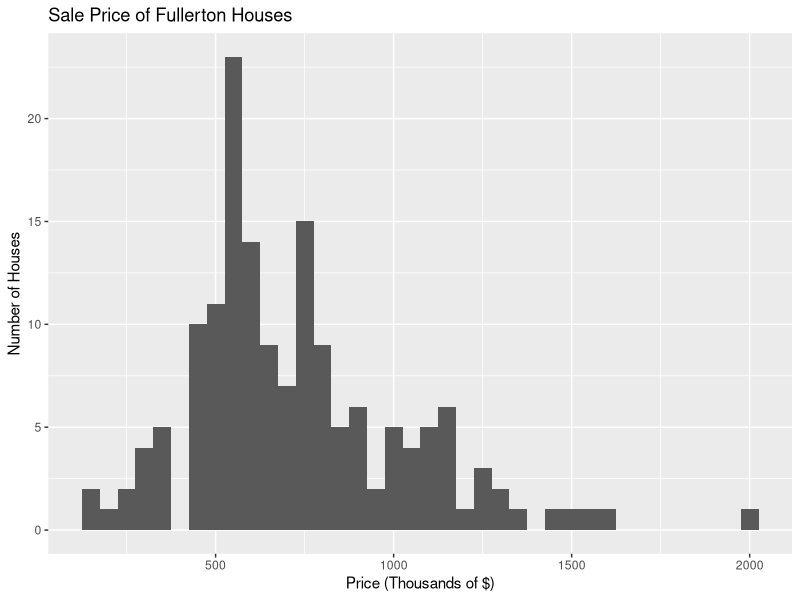
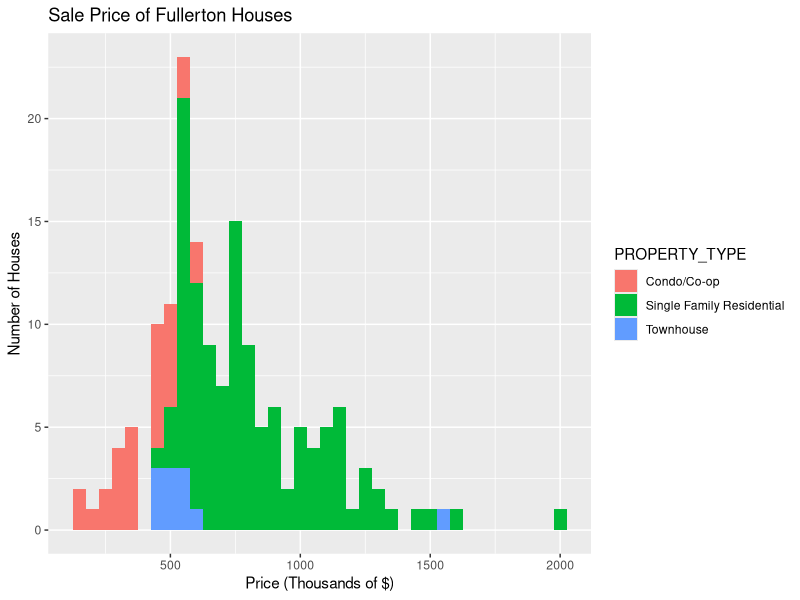
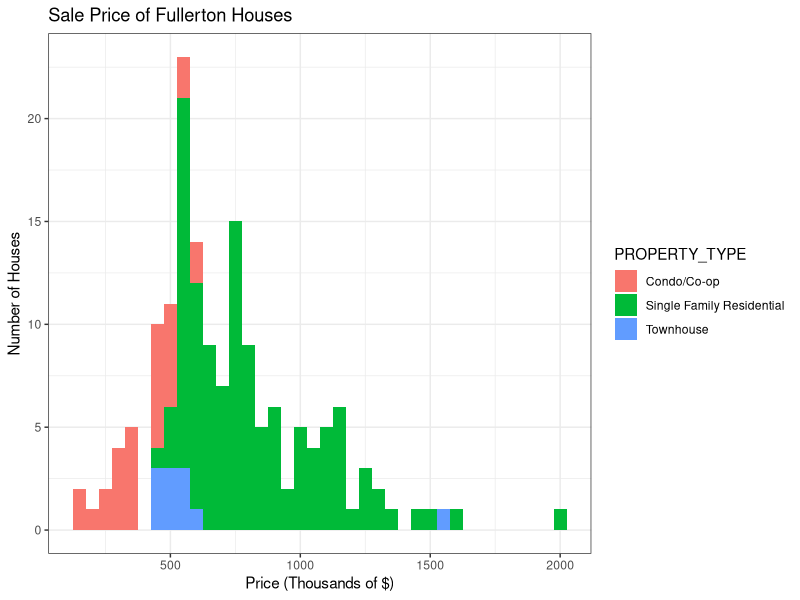
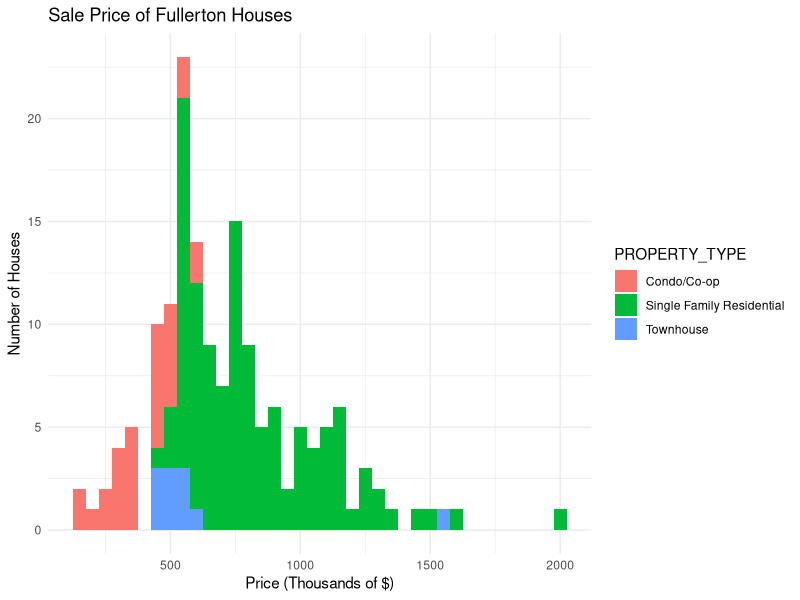
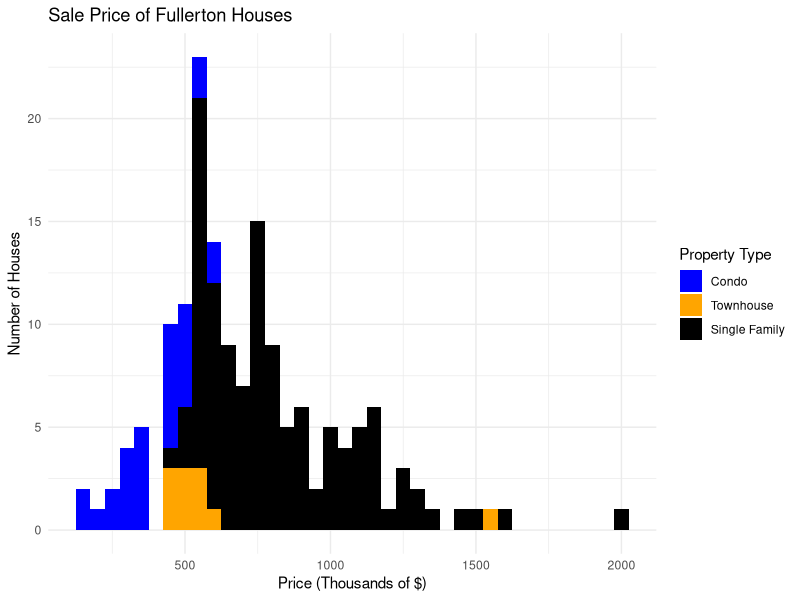
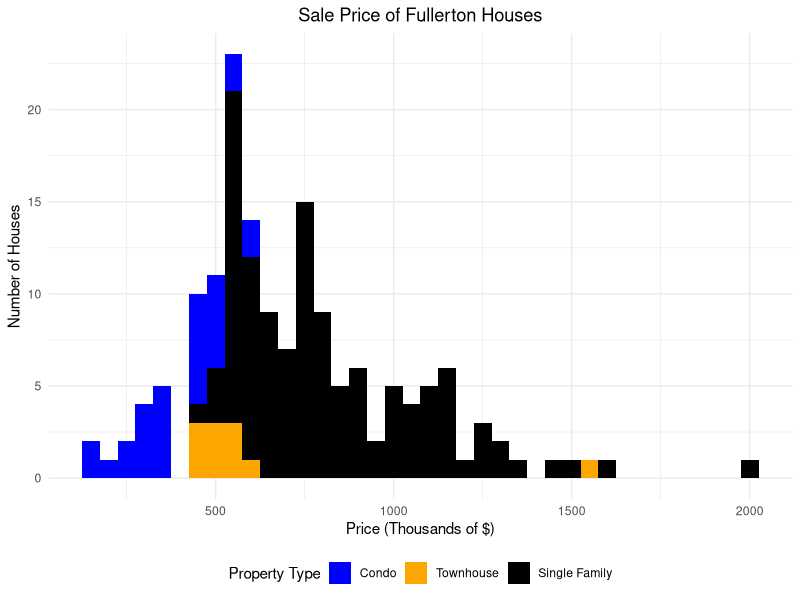
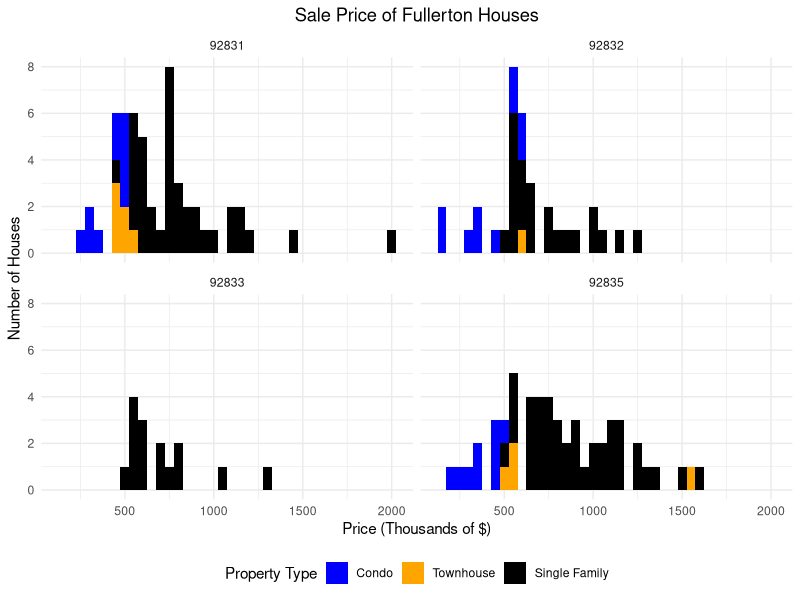
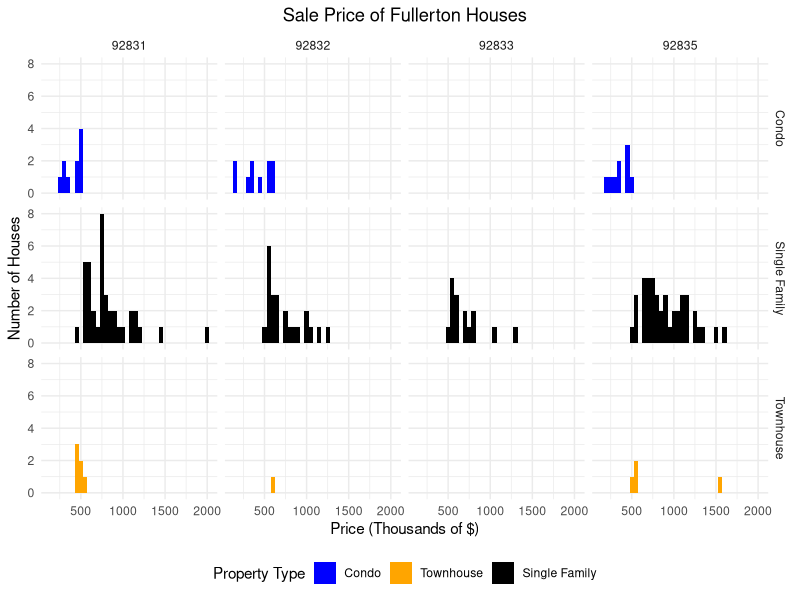

These figures' R source, in order:
####### CCAM R WORKSHOP - OCTOBER 5, 2018 #######
################ R CODE - PART 1 ################

# Slide 10 - R code basics
a <- c(2, 4, 6) # c() concatenates data
b <- sqrt(a)
print(b)

# Slides 15-18 - importing and investigating data
housing=read.csv("FullertonHousing.csv")
library(tidyverse)
View(housing)

# Slides 21-22 - finding things in a data frame
head(housing$PROPERTY_TYPE)
housing[1:4, c(1,3,8,10)]  # rows 1-4, columns 1, 3, 8, and 10
housing$PRICE[1:7]  # rows 1-7, variable PRICE

# Slide 24 - create training and test set
library(caret)
set.seed(1005)
rows.train <- createDataPartition(
  y = housing$PROPERTY_TYPE,  #categorical variable we want to split by
  p = .8,  # 80% of each property type in the training set
  list = FALSE
)

housing.training <- housing[rows.train,]  # rows in the training set
housing.test  <- housing[-rows.train,]  # rows in the test set (everything not in the training set)

# Slides 25-26 - missing data
missing.data <- vapply(housing.training, anyNA, TRUE)  # reports TRUE if any values are missing and FALSE if all values are there
which(missing.data == TRUE)

missing.lotsize <- which(is.na(housing.training$LOT_SIZE)) # STEP 1: find the rows where the values are missing

housing.training$LOT_SIZE[missing.lotsize] <- 0 # STEP 2: impute 0 in those rows
View(housing.training)

# Write your answer to the challenge on Slide 27 below
missing.hoa=which(is.na(housing.training$HOA))
housing.training$HOA[missing.hoa]=0
View(housing.training)

# Slides 29-31 - transforming a variable
housing.training <- housing.training %>% mutate(PRICE = PRICE/1000)   # %>% only works with tidyverse
housing.training <- housing.training %>% mutate(ZIP = as.factor(ZIP))

# Slides 33-36 - creating a histogram
plot1 <- ggplot(data = housing.training, mapping = aes(x = PRICE))
plot1_hist <- plot1 + geom_histogram(center = 500, binwidth = 50)
plot1_labeled <- plot1_hist + labs(title = "Sale Price of Fullerton Houses", 
                                   x = "Price (Thousands of $)", 
                                   y = "Number of Houses")
print(plot1_labeled)  # creates a grayscale histogram

# Slides 37-38 - adding color to a histogram
plot1_color <- ggplot(data = housing.training, 
                      mapping = aes(x = PRICE, fill = PROPERTY_TYPE))
plot1_color_hist <- plot1_color + geom_histogram(center = 500, binwidth = 50)
plot1_color_labeled <- plot1_color_hist + labs(title = "Sale Price of Fullerton Houses", x = "Price (Thousands of $)", y = "Number of Houses")
print(plot1_color_labeled)

# Slides 41-42 - default ggplot2 themes
plot1_bw <- plot1_color_labeled + theme_bw()
print(plot1_bw)

plot1_minimal <- plot1_color_labeled + theme_minimal()
print(plot1_minimal)

# Slides 43-44 - changing colors in ggplot2
plot1_colorchange <- plot1_minimal + scale_fill_manual(name = "Property Type", # changes legend title
                                                       breaks = c("Condo/Co-op", "Townhouse", "Single Family Residential"), 
                                                       labels = c("Condo/Co-op"= "Condo", "Townhouse" = "Townhouse","Single Family Residential" = "Single Family"), 
                                                       values = c("Condo/Co-op" = "blue", "Townhouse" = "orange", "Single Family Residential" = "black"))
print(plot1_colorchange)

# Slides 45-46 - more theme changes
plot1_centered <- plot1_colorchange + theme(plot.title = element_text(hjust = 0.5))
plot1_legend_bottom <- plot1_centered + theme(legend.position = "bottom")
plot1_final<-plot1_colorchange+theme(plot.title = element_text(hjust = 0.5),legend.position = "bottom")
print(plot1_final)

# Slides 47-48 - plotting by group
facet_titles <- c("92831" = "92831", "92832" = "92832", "92833" = "92833", "92835" = "92835")
plot1_faceted <- plot1_final + facet_wrap(~ZIP, labeller = labeller(.cols = facet_titles))
print(plot1_faceted)

row_titles <- c("Condo/Co-op"= "Condo", "Townhouse" = "Townhouse","Single Family Residential" = "Single Family")
column_titles <- c("92831" = "92831", "92832" = "92832", "92833" = "92833", "92835" = "92835")
plot1_gridded <- plot1_final + facet_grid(PROPERTY_TYPE~ZIP, labeller = labeller(.rows = row_titles, .cols = column_titles))
print(plot1_gridded)

# Slides 50-54 - creating scatterplots
plot2 <- ggplot(data = housing.training, mapping = aes(x = SQUARE_FEET, y = PRICE)) + geom_jitter() + theme_minimal()
print(plot2) # basic jittered scatterplot

plot2_color <- ggplot(data = housing.training, mapping = aes(x = SQUARE_FEET, y = PRICE, color = PROPERTY_TYPE)) + geom_jitter() + theme_minimal()
print(plot2_color) # scatterplot with color

plot2_colorchange <- plot2_color + scale_color_manual(name = "Property Type", 
                                                      breaks = c("Condo/Co-op", "Townhouse", "Single Family Residential"), 
                                                      labels = c("Condo/Co-op"= "Condo", "Townhouse" = "Townhouse","Single Family Residential" = "Single Family"), 
                                                      values = c("Condo/Co-op" = "blue", "Townhouse" = "orange", "Single Family Residential" = "purple"))
print(plot2_colorchange)  # scatterplot with new colors

plot2_linreg <- plot2_colorchange + geom_smooth(color = "black", method = "lm", se = FALSE)
print(plot2_linreg) # scatterplot with linear trendline

plot2_final <- plot2_linreg + labs(x = "Square Footage", y = "Price (Thousands of $)", title = "Fullerton Houses Sold (Summer 2018)") + 
  theme(plot.title = element_text(hjust = 0.5), legend.position = "bottom") + facet_wrap(~ZIP)
print(plot2_final)  # scatterplot with labels and facets

# Slides 56-57 - create the least-squares regression line
lm_sqft <- lm(PRICE ~ SQUARE_FEET, data = housing.training) # the actual model
summary(lm_sqft)  # summarize the model

# Slide 58 - add the least-squares regression line to the plot
intercept <- coef(lm_sqft)[1]
slope <- coef(lm_sqft)[2]
plot2_linreg2 <- plot2_colorchange + geom_abline(slope = slope, intercept = intercept)
print(plot2_linreg2)

#### IMPORTANT NOTE: YOU NEED THE VARIABLES CREATED FROM PART 1 IN YOUR ENVIRONMENT FOR PART 2 TO WORK
#### IT SHOULD WORK IF YOU DON'T CLOSE OUT OF R DURING THE BREAK, BUT JUST TO BE SAFE, SAVE YOUR ENVIRONMENT
#### TO SAVE, CLICK THE ENVIRONMENT TAB, THEN THE SAVE BUTTON
